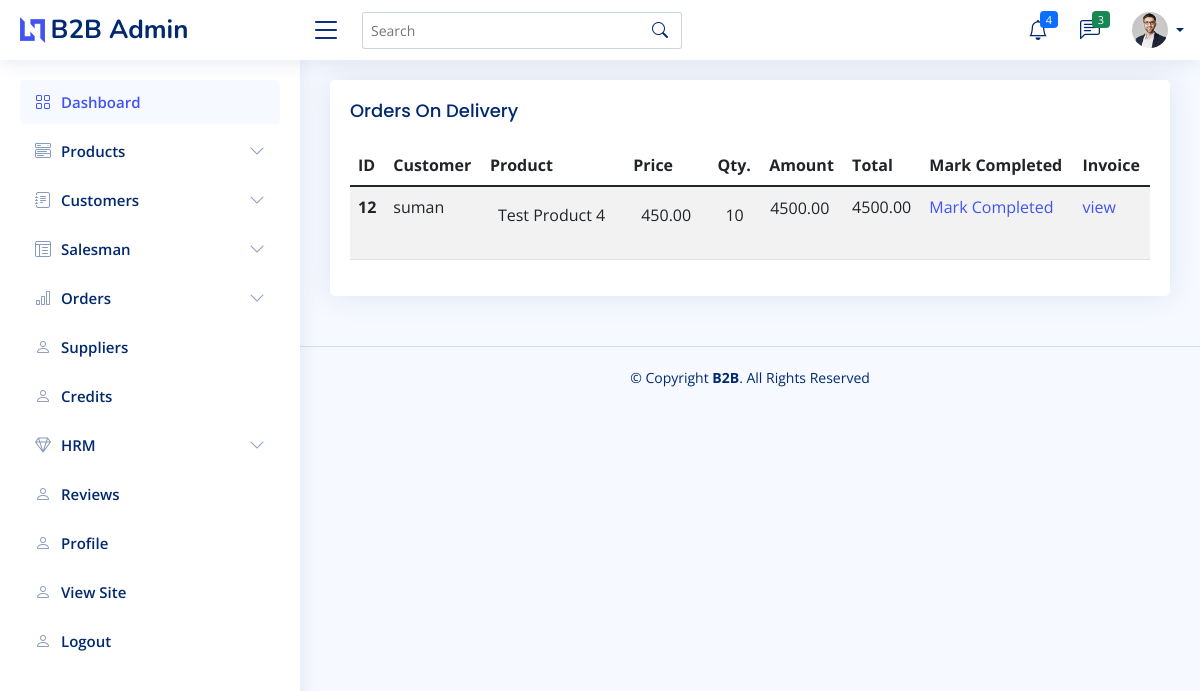
The page /admin-dashboard/orders/on_delivery/ on the database as committed earlier.
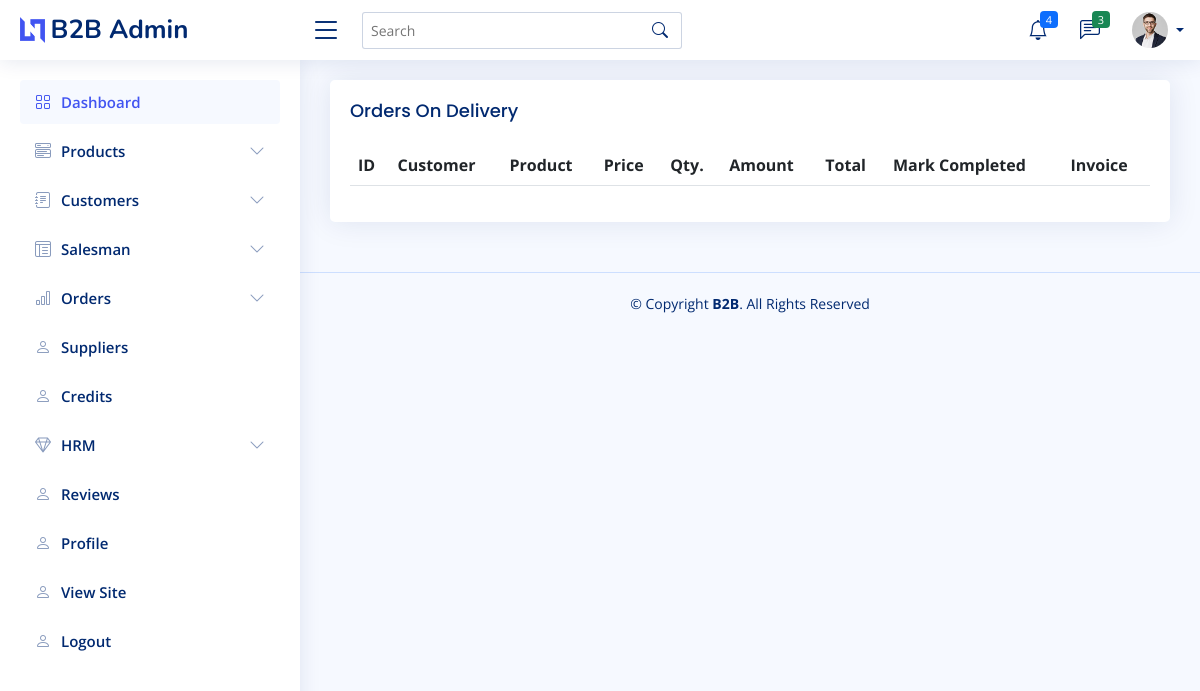
The same page on the database as committed later.
### orders/models.py (models this page shows, shortened)
class Order(models.Model):
    PAYMENT_CHOICES = [('credit', 'Credit'),('cod', 'Cash on Delivery')]
    ORDER_STATUS_CHOICES = [('unverified', 'Unverified'),
                            ('verified','Verified'),
                            ('on_delivery', 'On Delivery'),
                            ('delivered', 'Delivered'),
                            ('cancelled','Cancelled')]
    user = models.ForeignKey(User, on_delete = models.CASCADE, related_name = 'orders')
    payment_method = models.CharField(max_length = 50, choices = PAYMENT_CHOICES)
    order_status = models.CharField(max_length = 50, choices = ORDER_STATUS_CHOICES)
    created = models.DateTimeField(auto_now_add = True)
    updated = models.DateTimeField(auto_now = True)
    objects = OrderManager()
    class Meta:
        ordering = ['-created']
    def get_total_cost(self):
        return sum([item.get_cost() for item in self.items.all()])

class OrderItem(models.Model):
    order = models.ForeignKey(Order, on_delete = models.CASCADE, related_name = 'items')
    product = models.ForeignKey(Product, on_delete = models.CASCADE)
    quantity = models.PositiveIntegerField(default = 1)
    def get_cost(self):
        if self.product.discounted_price:
            return self.product.discounted_price * self.quantity
        else:
            return self.product.price * self.quantity

### user/models.py (models this page shows)
class User(AbstractUser):
    is_customer = models.BooleanField(default = False)
    is_salesman = models.BooleanField(default = False)
    is_admin = models.BooleanField(default  = False)

### shop/models.py (models this page shows, shortened)
class Product(models.Model):
    COLOR_CHOICES = [
        ('white', 'White'),
        ('black', 'Black'),
        ('grey', 'Grey'),
        ('silver', 'Silver'),
        ('golden', 'Golden'),
    ]
    category = models.ForeignKey(Category, on_delete = models.CASCADE, related_name = 'products', verbose_name="Category*")
    sub_category = models.ForeignKey(SubCategory, on_delete = models.CASCADE, related_name = 'products', verbose_name="Sub Category*")
    sub_sub_category = models.ForeignKey(SubSubCategory, on_delete = models.CASCADE, related_name = 'products', verbose_name="Sub Sub Category*")
    name = models.CharField('Product Name*',max_length = 500)
    brand = models.ForeignKey(Brand, on_delete = models.CASCADE, blank = True, null = True, related_name = 'products')
    image = models.FileField('Product Images*',upload_to = 'images/')
    color = models.CharField('Product Color*',max_length=100, choices = COLOR_CHOICES, blank = True, null = True)
    price = models.DecimalField('Price*',max_digits = 10,decimal_places = 2)
    discounted_price = models.DecimalField('Discounted Price',max_digits = 10, decimal_places = 2, blank = True, null = True)
    stock = models.PositiveIntegerField('Stock*')
    size = models.CharField(max_length = 10, blank = True, null = True)
    type = models.CharField('Product Type',max_length = 10, blank = True, null = True)
    is_featured = models.BooleanField('Featured Product',default = False)
    created_date = models.DateTimeField(auto_now_add = True)
    updated_date = models.DateTimeField(auto_now = True)

### orders/views.py (the view)
# urls.py: path('admin-dashboard/orders/on_delivery/', views.orders_on_delivery, name = 'orders_on_delivery'),
def orders_on_delivery(request):
    on_delivery_orders = Order.objects.filter(order_status = 'on_delivery')
    return render(request, 'orders/on_delivery.html', {'on_delivery_orders':on_delivery_orders})

### orders/models.py (called while the page is built)
    def get_queryset(self):
        return OrderQuerySet(self.model, using=self._db)

### orders/templates/orders/on_delivery.html
{% extends 'shop/admin_base.html' %}
{% block main %}
<section class="section">
      <div class="row">
        <div class="col-lg-12">
          <div class="card">
            <div class="card-body">
              <h5 class="card-title">Orders On Delivery</h5>
              <table class="table table-striped datatable">
                <thead>
                  <tr>
                    <th scope="col">ID</th>
                    <th scope="col">Customer</th>
                    <th scope="col">Product</th>
                    <th scope="col">Price</th>
                    <th scope="col">Qty.</th>
                    <th scope="col">Amount</th>
                    <th scope="col">Total</th>
                    <th scope="col">Mark Completed</th>
                    <th scope="col">Invoice</th>
                  </tr>
                </thead>
                <tbody>
                {% for order in on_delivery_orders %}
                  <tr>
                    <th scope="row">{{order.id}}</th>
                    <td>{{order.user}}</td>
                    <td>
                        <table class="table table-borderless">
                        {% for item in order.items.all %}
                            <tr>
                            <td>{{item.product.name}}</td>
                            </tr>
                        {% endfor%}
                        </table>
                    </td>
                    <td>
                        <table class="table table-borderless">
                        {% for item in order.items.all %}
                            <tr>
                                {% if item.product.discounted_price%}
                                <td>{{item.product.discounted_price}}</td>
                                {% else %}
                                <td>{{item.product.price}}</td>
                                {% endif %}
                            </tr>
                        {% endfor%}
                        </table>
                    </td>
                    <td>
                        <table class="table table-borderless">
                        {% for item in order.items.all %}
                            <tr>
                                <td>{{item.quantity}}</td>
                            </tr>
                        {% endfor%}
                        </table>
                    </td>
                    <td>
                        <table>
                        {% for item in order.items.all %}
                            <tr>
                                <td>{{item.get_cost}}</td>
                            </tr>
                        {% endfor%}
                        </table>
                    </td>
                    <td>{{order.get_total_cost}}</td>
                    <td><a href="{% url 'orders:mark_completed' order.id %}">Mark Completed</a></td>
                    <td><a href="{% url 'orders:order_invoice' order.id %}">view</a></td>
                  </tr>
                  {% endfor%}
                </tbody>
              </table>
            </div>
          </div>
        </div>
      </div>
    </section>
{% endblock %}

Rows that differ between the two databases and show on the page:
removed Order: id "12", user "suman", get_total_cost "4500.00"
removed OrderItem: product.name "Test Product 4", product.discounted_price "450.00", quantity "10", get_cost "4500.00"
